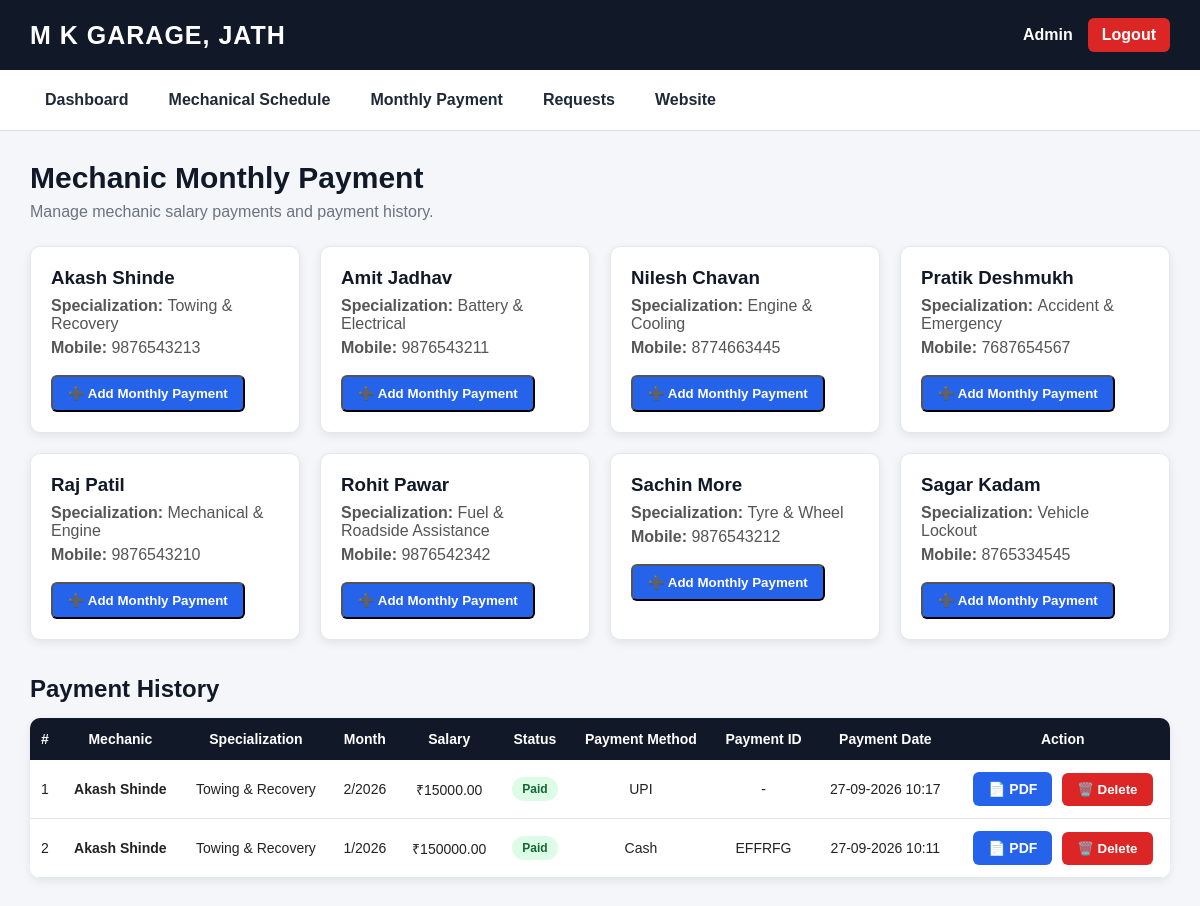
The page /mechanic-monthly-payment/ (signed in) on the database its author committed.
### vehicle/models.py (models this page shows, shortened)
class Mechanic(models.Model):
    STATUS_CHOICES = [
        ('Available', 'Available'),
        ('Busy', 'Busy'),
        ('Offline', 'Offline'),
    ]
    user = models.OneToOneField(
        User,
        on_delete=models.SET_NULL,
        null=True,
        blank=True,
        related_name='mechanic_profile'
    )
    name = models.CharField(max_length=100)
    mobile = models.CharField(
        max_length=10
    )
    specialization = models.CharField(
        max_length=100
    )
    location = models.CharField(
        max_length=255
    )
    status = models.CharField(
        max_length=20,
        choices=STATUS_CHOICES,
        default='Available'
    )
    created_at = models.DateTimeField(
        auto_now_add=True
    )

class MechanicSalaryPayment(models.Model):
    PAYMENT_STATUS_CHOICES = [
        ('Pending', 'Pending'),
        ('Paid', 'Paid'),
    ]
    PAYMENT_METHOD_CHOICES = [
        ('Cash', 'Cash'),
        ('UPI', 'UPI'),
        ('Bank Transfer', 'Bank Transfer'),
    ]
    mechanic = models.ForeignKey(
        Mechanic,
        on_delete=models.CASCADE,
        related_name='salary_payments'
    )
    month = models.PositiveIntegerField()
    year = models.PositiveIntegerField()
    salary_amount = models.DecimalField(
        max_digits=10,
        decimal_places=2,
        default=0
    )
    payment_status = models.CharField(
        max_length=20,
        choices=PAYMENT_STATUS_CHOICES,
        default='Pending'
    )
    payment_method = models.CharField(
        max_length=50,
        choices=PAYMENT_METHOD_CHOICES,
        blank=True,
        null=True
    )
    payment_id = models.CharField(
        max_length=100,
        blank=True,
        null=True
    )
    payment_date = models.DateTimeField(
        blank=True,
        null=True
    )
    notes = models.TextField(
        blank=True
    )
    created_at = models.DateTimeField(
        auto_now_add=True
    )
    class Meta:
        unique_together = ('mechanic', 'month', 'year')
        ordering = ['-year', '-month']

### vehicle/views.py (the view)
@login_required
def mechanic_monthly_payment(request):
    mechanics = Mechanic.objects.all().order_by(
        'name'
    )
    payments = MechanicSalaryPayment.objects.select_related(
        'mechanic'
    ).order_by(
        '-year',
        '-month',
        'mechanic__name'
    )
    return render(
        request,
        'vehicle/mechanic_monthly_payment.html',
        {
            'mechanics': mechanics,
            'payments': payments
        }
    )

### vehicle/templates/vehicle/mechanic_monthly_payment.html (shortened to what this page needs)
{% load static %}
<!DOCTYPE html>
<html lang="en">
<head>
</head>
<body>
<header>
    <div class="garage-title">
        M K GARAGE, JATH
    </div>
    <div class="admin-area">
        <span>
            Admin
        </span>
        <a
            href="{% url 'logout' %}"
            class="logout"
        >
            Logout
        </a>
    </div>
</header>
<nav>
    <a
        href="{% url 'admin_dashboard' %}"
    >
        Dashboard
    </a>
    <a
        href="{% url 'mechanic_schedule' %}"
    >
        Mechanical Schedule
    </a>
    <a
        href="{% url 'mechanic_monthly_payment' %}"
    >
        Monthly Payment
    </a>
    <a
        href="{% url 'admin_requests' %}"
    >
        Requests
    </a>
    <a
        href="{% url 'home' %}"
    >
        Website
    </a>
</nav>
<div class="container">
    <div class="page-title">
        <h1>
            Mechanic Monthly Payment
        </h1>
        <p>
            Manage mechanic salary payments
            and payment history.
        </p>
    </div>
    <div class="mechanic-grid">
        {% for mechanic in mechanics %}
            <div class="mechanic-card">
                <h3>
                    {{ mechanic.name }}
                </h3>
                <p>
                    <strong>
                        Specialization:
                    </strong>
                    {{ mechanic.specialization }}
                </p>
                {% if mechanic.mobile %}
                    <p>
                        <strong>
                            Mobile:
                        </strong>
                        {{ mechanic.mobile }}
                    </p>
                {% endif %}
                <button
                    type="button"
                    class="add-payment-btn"
                    onclick="alert('Please use the existing payment entry option from your payment form.');"
                >
                    ➕ Add Monthly Payment
                </button>
            </div>
        {% empty %}
            <div class="empty">
                No mechanics available.
            </div>
        {% endfor %}
    </div>
    <div class="section-title">
        Payment History
    </div>
    <div class="table-wrapper">
        <table>
            <thead>
                <tr>
                    <th>
                        #
                    </th>
                    <th>
                        Mechanic
                    </th>
                    <th>
                        Specialization
                    </th>
                    <th>
                        Month
                    </th>
                    <th>
                        Salary
                    </th>
                    <th>
                        Status
                    </th>
                    <th>
                        Payment Method
                    </th>
                    <th>
                        Payment ID
                    </th>
                    <th>
                        Payment Date
                    </th>
                    <th>
                        Action
                    </th>
                </tr>
            </thead>
            <tbody>
                {% for payment in payments %}
                    <tr>
                        <td>
                            {{ forloop.counter }}
                        </td>
                        <td>
                            <strong>
                                {{ payment.mechanic.name }}
                            </strong>
                        </td>
                        <td>
                            {{ payment.mechanic.specialization }}
                        </td>
                        <td>
                            {{ payment.month }}/{{ payment.year }}
                        </td>
                        <td>
                            ₹{{ payment.salary_amount|floatformat:2 }}
                        </td>
                        <td>
                            {% if payment.payment_status == "Paid" %}
                                <span class="status-paid">
                                    Paid
                                </span>
                            {% else %}
                                <span class="status-pending">
                                    {{ payment.payment_status }}
                                </span>
                            {% endif %}
                        </td>
                        <td>
                            {{ payment.payment_method|default:"-" }}
                        </td>
                        <td>
                            {{ payment.payment_id|default:"-" }}
                        </td>
                        <td>
                            {% if payment.payment_date %}
                                {{ payment.payment_date|date:"d-m-Y H:i" }}
                            {% else %}
                                -
                            {% endif %}
                        </td>
                        <td>
                            <a
                                href="{% url 'mechanic_salary_receipt_pdf' payment.id %}"
                                class="pdf-btn"
                                target="_blank"
                            >
                                📄 PDF
                            </a>
                            <form
                                method="POST"
                                action="{% url 'delete_mechanic_salary_payment' payment.id %}"
                                style="display:inline;"
                                onsubmit="return confirm('Are you sure you want to delete this payment record?');"
                            >
                                <button
                                    type="submit"
                                    class="delete-btn"
                                >
                                    🗑️ Delete
                                </button>
                            </form>
                        </td>
                    </tr>
                {% endfor %}
            </tbody>
        </table>
    </div>
</div>
</body>
</html>

### vehicle/templates/vehicle/mechanic_monthly_payment.html (style rules this page uses)
* { box-sizing: border-box; }
body { margin: 0; font-family: Arial, Helvetica, sans-serif; background: #f4f6f9; color: #222; }
header { background: #111827; color: white; padding: 18px 30px; display: flex; justify-content: space-between; align-items: center; }
.garage-title { font-size: 25px; font-weight: bold; letter-spacing: 1px; }
.admin-area { display: flex; align-items: center; gap: 15px; font-weight: bold; }
.logout { color: white; text-decoration: none; background: #dc2626; padding: 8px 14px; border-radius: 6px; }
nav { background: white; padding: 12px 30px; border-bottom: 1px solid #ddd; display: flex; gap: 10px; flex-wrap: wrap; }
nav a { text-decoration: none; color: #1f2937; padding: 9px 15px; border-radius: 6px; font-weight: bold; }
.container { width: 95%; max-width: 1400px; margin: 30px auto; }
.page-title { margin-bottom: 25px; }
.page-title h1 { margin: 0; font-size: 30px; color: #111827; }
.page-title p { margin-top: 8px; color: #6b7280; }
.mechanic-grid { display: grid; grid-template-columns: repeat( auto-fit, minmax(260px, 1fr) ); gap: 20px; margin-bottom: 35px; }
.mechanic-card { background: white; border-radius: 10px; padding: 20px; box-shadow: 0 3px 10px rgba(0, 0, 0, 0.08); border: 1px solid #e5e7eb; }
.mechanic-card h3 { margin-top: 0; margin-bottom: 8px; color: #111827; }
.mechanic-card p { margin: 6px 0; color: #555; }
.add-payment-btn { display: inline-block; margin-top: 12px; background: #2563eb; color: white; text-decoration: none; padding: 9px 15px; border-radius: 6px; font-weight: bold; }
.section-title { font-size: 24px; font-weight: bold; margin-bottom: 15px; color: #111827; }
.table-wrapper { background: white; border-radius: 10px; overflow-x: auto; box-shadow: 0 3px 10px rgba(0, 0, 0, 0.08); }
table { width: 100%; border-collapse: collapse; min-width: 1100px; }
th { background: #111827; color: white; padding: 13px 10px; text-align: center; font-size: 14px; }
td { padding: 12px 10px; text-align: center; border-bottom: 1px solid #e5e7eb; font-size: 14px; }
.status-paid { display: inline-block; background: #dcfce7; color: #166534; padding: 5px 10px; border-radius: 20px; font-weight: bold; font-size: 12px; }
.pdf-btn { display: inline-block; background: #2563eb; color: white; text-decoration: none; padding: 9px 15px; border-radius: 6px; font-weight: bold; }
.delete-btn { display: inline-block; background: #dc2626; color: white; border: none; padding: 9px 15px; border-radius: 6px; font-weight: bold; cursor: pointer; margin-left: 6px; }

### rows shown on the page
Mechanic: name "Akash Shinde", specialization "Towing & Recovery", mobile "9876543213"
Mechanic: name "Amit Jadhav", specialization "Battery & Electrical", mobile "9876543211"
Mechanic: name "Nilesh Chavan", specialization "Engine & Cooling", mobile "8774663445"
Mechanic: name "Pratik Deshmukh", specialization "Accident & Emergency", mobile "7687654567"
Mechanic: name "Raj Patil", specialization "Mechanical & Engine", mobile "9876543210"
Mechanic: name "Rohit Pawar", specialization "Fuel & Roadside Assistance", mobile "9876542342"
Mechanic: name "Sachin More", specialization "Tyre & Wheel", mobile "9876543212"
Mechanic: name "Sagar Kadam", specialization "Vehicle Lockout", mobile "8765334545"
MechanicSalaryPayment: mechanic.name "Akash Shinde", mechanic.specialization "Towing & Recovery", month "2", year "2026", salary_amount "15000.00", payment_status "Paid", payment_method "UPI", payment_id "-", payment_date "27-09-2026 10:17"
MechanicSalaryPayment: mechanic.name "Akash Shinde", mechanic.specialization "Towing & Recovery", month "1", year "2026", salary_amount "150000.00", payment_status "Paid", payment_method "Cash", payment_id "EFFRFG", payment_date "27-09-2026 10:11"
